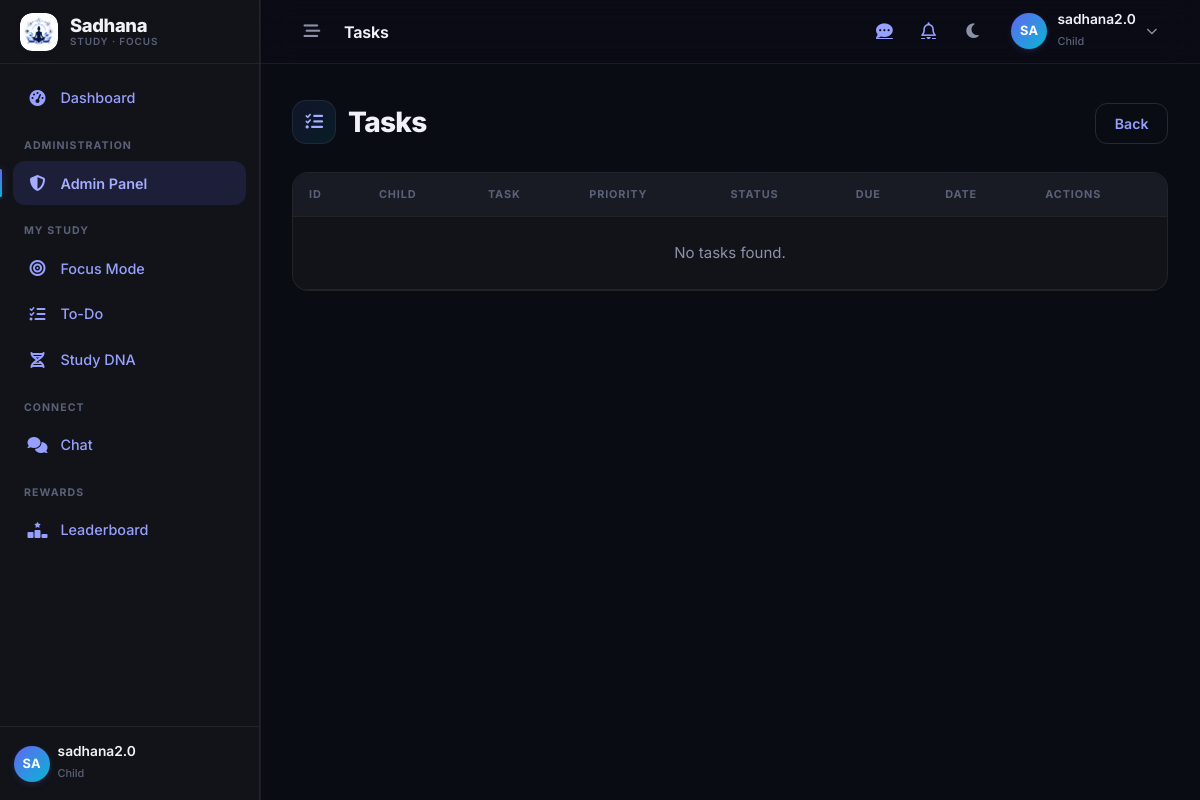
Screenshot of /admin-panel/tasks/ (signed in) with the database file from the repository.
### users/models.py (models this page shows, shortened)
class User(AbstractUser):
    ROLE_CHOICES = (
        ('PARENT', 'Parent'),
        ('CHILD', 'Child'),
        ('ADMIN', 'Admin'),
    )
    role = models.CharField(max_length=10, choices=ROLE_CHOICES, default='CHILD')
    child_id = models.CharField(max_length=20, unique=True, blank=True, null=True)

### admin_panel/views.py (the view)
# urls.py: path('tasks/', views.list_tasks, name='admin_list_tasks'),
@user_passes_test(is_admin, login_url='login')
def list_tasks(request):
    child_filter = request.GET.get('child', '')
    tasks = Task.objects.select_related('child').all().order_by('-date')
    if child_filter:
        tasks = tasks.filter(child_id=child_filter)
    paginator = Paginator(tasks, 20)
    page = paginator.get_page(request.GET.get('page'))
    return render(request, 'admin_panel/task_list.html', {'tasks': page})

### admin_panel/views.py (called while the page is built)
def is_admin(user):
    return user.is_authenticated and (user.is_staff or user.role == 'ADMIN')

### templates/admin_panel/task_list.html (shortened to what this page needs)
{% extends 'base.html' %}
{% block topbar_title %}Tasks{% endblock %}
{% block content %}
<div class="sd-page-header">
    <div>
        <h2 class="sd-page-title"><span class="sd-title-icon"><i class="fa-solid fa-list-check"></i></span> Tasks</h2>
    </div>
    <div class="sd-page-actions">
        <a href="{% url 'admin_dashboard' %}" class="btn btn-outline-secondary">Back</a>
    </div>
</div>
<div class="sd-table-wrap">
    <div class="table-responsive">
        <table class="table table-hover align-middle mb-0">
            <thead>
                <tr>
                    <th>ID</th>
                    <th>Child</th>
                    <th>Task</th>
                    <th>Priority</th>
                    <th>Status</th>
                    <th>Due</th>
                    <th>Date</th>
                    <th>Actions</th>
                </tr>
            </thead>
            <tbody>
                {% for t in tasks %}
                <tr>
                    <td class="text-muted tabular">{{ t.id }}</td>
                    <td>{{ t.child.username }}</td>
                    <td>
                        {{ t.task_name }}
                        {% if t.parent %}<span class="badge soft-info"><i class="fa-solid fa-user-tie"></i></span>{% endif %}
                    </td>
                    <td><span class="badge priority-{{ t.priority }}">{{ t.get_priority_display }}</span></td>
                    <td>{% if t.status %}<span class="badge soft-success">Done</span>{% else %}<span class="badge soft-neutral">Pending</span>{% endif %}</td>
                    <td class="tabular">{{ t.due_date|date:"M d"|default:"--" }}</td>
                    <td class="text-muted small tabular">{{ t.date|date:"M d, Y" }}</td>
                    <td>
                        <a href="{% url 'admin_edit_task' t.id %}" class="btn btn-action btn-outline-secondary" title="Edit"><i class="fa-solid fa-pen"></i></a>
                        <a href="{% url 'admin_delete_task' t.id %}" class="btn btn-action btn-outline-danger" title="Delete"><i class="fa-solid fa-trash-can"></i></a>
                    </td>
                </tr>
                {% empty %}
                <tr><td colspan="8" class="text-center text-muted py-4">No tasks found.</td></tr>
                {% endfor %}
            </tbody>
        </table>
    </div>
</div>
{% endblock %}

### templates/base.html (shortened to what this page needs)
{% load static %}
<!DOCTYPE html>
<html lang="en" data-bs-theme="dark">
<head>
    <link href="https://cdn.jsdelivr.net/npm/bootstrap@5.3.2/dist/css/bootstrap.min.css" rel="stylesheet">
    <link rel="stylesheet" href="https://cdnjs.cloudflare.com/ajax/libs/font-awesome/6.4.2/css/all.min.css" />
    <link rel="stylesheet" href="/static/css/style.css?v=20260908">
</head>
<body class="{% if user.is_authenticated %}has-sidebar{% endif %} {% block body_class %}{% endblock %}">
    {% if user.is_authenticated %}
    <div class="sd-app">
        <aside class="sd-sidebar" id="sdSidebar" aria-label="Main navigation">
            <a class="sd-sidebar-brand" href="{% url 'home' %}" title="Sadhana">
                <span class="sd-brand-mark"><img src="{% static 'images/logo.jpeg' %}" alt="Sadhana logo"></span>
                <span class="sd-brand-name">Sadhana<small>Study &middot; Focus</small></span>
            </a>
            <nav class="sd-nav">
                <a class="sd-nav-link {% if request.resolver_match.url_name == 'dashboard_router' or request.resolver_match.url_name == 'parent_dashboard' or request.resolver_match.url_name == 'child_dashboard' %}active{% endif %}"
                   href="{% url 'dashboard_router' %}">
                    <i class="fa-solid fa-gauge-high"></i><span>Dashboard</span>
                </a>
                {% if user.is_staff or user.role == 'ADMIN' %}
                <div class="sd-nav-heading">Administration</div>
                <a class="sd-nav-link {% if request.resolver_match.url_name and 'admin' in request.resolver_match.url_name %}active{% endif %}"
                   href="{% url 'admin_dashboard' %}">
                    <i class="fa-solid fa-shield-halved"></i><span>Admin Panel</span>
                </a>
                {% endif %}
                {% if user.role == 'CHILD' %}
                <div class="sd-nav-heading">My Study</div>
                <a class="sd-nav-link {% if request.resolver_match.url_name and 'focus' in request.resolver_match.url_name %}active{% endif %}"
                   href="{% url 'focus_session' %}">
                    <i class="fa-solid fa-bullseye"></i><span>Focus Mode</span>
                </a>
                <a class="sd-nav-link {% if request.resolver_match.url_name == 'todo_dashboard' %}active{% endif %}"
                   href="{% url 'todo_dashboard' %}">
                    <i class="fa-solid fa-list-check"></i><span>To-Do</span>
                </a>
                <a class="sd-nav-link {% if request.resolver_match.url_name == 'studydna_dashboard' %}active{% endif %}"
                   href="{% url 'studydna_dashboard' %}">
                    <i class="fa-solid fa-dna"></i><span>Study DNA</span>
                </a>
                {% endif %}
                {% if user.role == 'PARENT' or user.role == 'CHILD' %}
                <div class="sd-nav-heading">Connect</div>
                <a class="sd-nav-link {% if request.resolver_match.url_name == 'chat_page' %}active{% endif %}"
                   href="{% url 'chat:chat_page' %}">
                    <i class="fa-solid fa-comments"></i><span>Chat</span>
                </a>
                {% endif %}
                {% if user.is_staff or user.role == 'ADMIN' or user.role == 'PARENT' or user.role == 'CHILD' %}
                <div class="sd-nav-heading">Rewards</div>
                <a class="sd-nav-link {% if request.resolver_match.url_name == 'reward_leaderboard' %}active{% endif %}"
                   href="{% url 'reward_leaderboard' %}">
                    <i class="fa-solid fa-ranking-star"></i><span>Leaderboard</span>
                </a>
                {% endif %}
            </nav>
            <div class="sd-nav-footer">
                <div class="d-flex align-items-center gap-2 sd-sidebar-footer-user">
                    <span class="sd-avatar">{{ user.username|slice:":2"|upper }}</span>
                    <span class="overflow-hidden">
                        <span class="sd-user-name d-block">{{ user.username }}</span>
                        <span class="sd-user-role">{{ user.role|lower }}</span>
                    </span>
                </div>
            </div>
        </aside>
        <div class="sd-main">
            <header class="sd-topbar">
                <button class="sd-icon-btn sd-desktop-only" id="sdCollapseToggle" type="button" aria-label="Collapse sidebar">
                    <i class="fa-solid fa-bars-staggered"></i>
                </button>
                <h1 class="sd-topbar-title">{% block topbar_title %}{% endblock %}</h1>
                <div class="ms-auto d-flex align-items-center gap-1">
                    {% if user.role == 'PARENT' or user.role == 'CHILD' %}
                    <a class="sd-icon-btn" href="{% url 'chat:chat_page' %}" aria-label="Chat messages">
                        <i class="fa-solid fa-comment-dots"></i>
                    </a>
                    {% endif %}
                    <a class="sd-icon-btn" href="{% url 'notification_list' %}" aria-label="Notifications">
                        <i class="fa-regular fa-bell"></i>
                    </a>
                    <button id="theme-toggle" class="sd-icon-btn" type="button" aria-label="Toggle color theme">
                        <i class="fa-solid fa-moon"></i>
                    </button>
                    <div class="dropdown ms-1">
                        <button class="sd-user-menu" type="button" data-bs-toggle="dropdown"
                                aria-expanded="false" aria-label="Account menu">
                            <span class="sd-avatar">{{ user.username|slice:":2"|upper }}</span>
                            <span class="d-none d-md-block">
                                <span class="sd-user-name d-block">{{ user.username }}</span>
                                <span class="sd-user-role">{{ user.role|lower }}</span>
                            </span>
                        </button>
                    </div>
                </div>
            </header>
            <main class="sd-content" id="sd-main-content">
    {% endif %}
        {% block content %}{% endblock %}
    </main>
    {% if user.is_authenticated %}
        </div>
    </div>
    {% endif %}
</body>
</html>

### rows the page displays
User: username "SA", username "sadhana2.0", role "Child"
